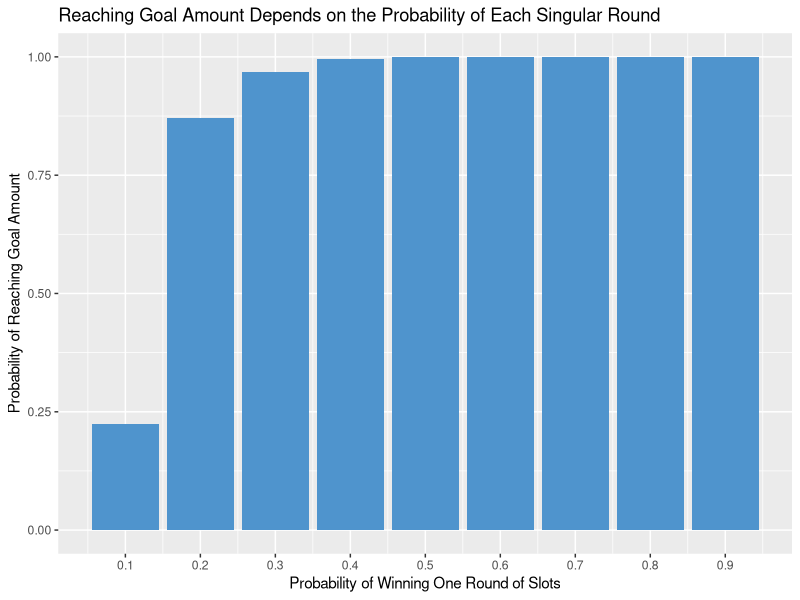
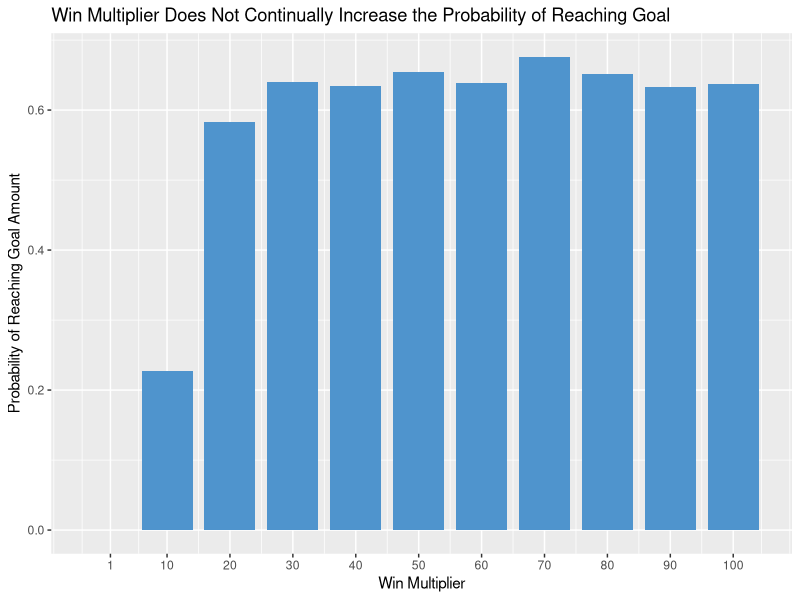
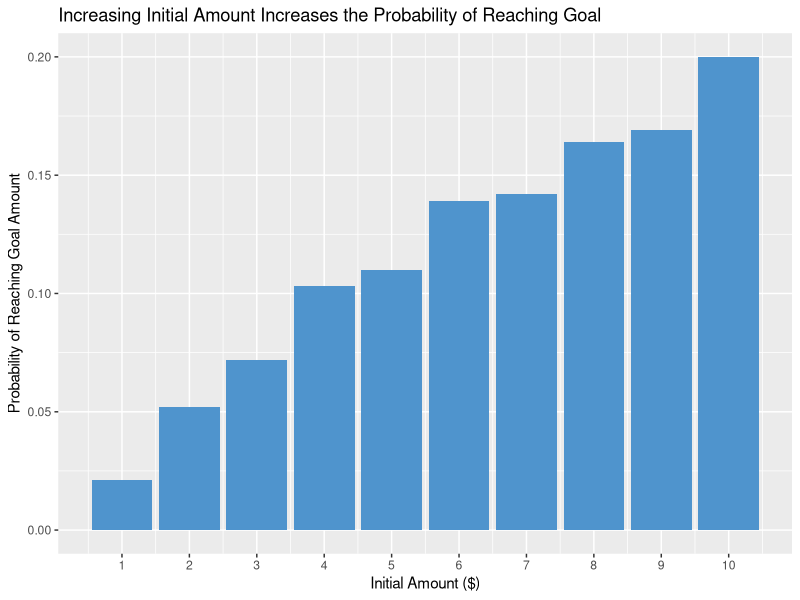

Here is the R script that generated these plots, in order:
## ---- chunk 1
library(purrr)
library(ggplot2)

gamble <- function(initial_amount, goal_amount, p_win, win_multiplier) {
  money <- initial_amount
  
  while(money > 0 & money < goal_amount) {
    money <- money + ifelse(runif(1) <= p_win, win_multiplier, -1)
  }
  
  # True means that the gambler met their goal amount. False means the gambler went bankrupt.
  return(outcome = ifelse(money <= 0, FALSE, TRUE))
}
## ---- chunk 2

gamble_simulation <- function(n_runs = 1000, initial_amount, goal_amount, p_win,
                              win_multiplier) {
  win_prob <- map_lgl(1:n_runs, ~gamble(initial_amount, goal_amount, p_win,
                                        win_multiplier)) |>
    mean()
  return(data.frame(goal_prob = win_prob))
}
## ---- chunk 3
changing_p_win <- function(n_runs = 1000, initial_amount = 10, goal_amount = 100, p_win,
                                win_multiplier = 10) {
  win_probs <- map_dbl(p_win_values, function(p_win) {
    outcome <- map_lgl(1:n_runs, ~gamble(initial_amount, goal_amount, p_win, win_multiplier))
    mean(outcome)
  })
  
  return(data.frame(p_win = p_win_values, goal_prob = win_probs))
}
## ---- chunk 4
p_win_values <- seq(0.1, 0.9, by = 0.1)

set.seed(47)
p_win_variance <- changing_p_win(p_win = p_win_values)

p_win_variance

ggplot(p_win_variance, aes(x = p_win, y = goal_prob)) +
  geom_col(fill = "steelblue3") +
  scale_x_continuous(breaks = seq(0.1, 0.9, by = 0.1)) +
  labs(
    x = "Probability of Winning One Round of Slots",
    y = "Probability of Reaching Goal Amount",
    title = "Reaching Goal Amount Depends on the Probability of Each Singular Round"
  )
## ---- chunk 5
set.seed(47)
gamble_simulation(initial_amount = 10, goal_amount = 100, p_win = 0.002, win_multiplier = 10)
## ---- chunk 6
changing_win_multiplier <- function(n_runs = 1000, initial_amount = 10, goal_amount = 100,
                                    p_win = 0.1, win_multiplier) {
  win_probs <- map_dbl(win_multipliers, function(win_multiplier) {
    outcome <- map_lgl(1:n_runs, ~gamble(initial_amount, goal_amount, p_win, win_multiplier))
    mean(outcome)
  })
  
  return(data.frame(win_multiplier = win_multipliers, goal_prob = win_probs))
}
## ---- chunk 7
win_multipliers <- c(1, seq(10, 100, 10))

set.seed(47)
win_multiplier_variance <- changing_win_multiplier(win_multiplier = win_multipliers)

win_multiplier_variance

ggplot(win_multiplier_variance, aes(x = win_multiplier, y = goal_prob)) +
  geom_col(fill = "steelblue3") +
  scale_x_continuous(breaks = c(1, seq(10, 100, 10))) +
  labs(
    x = "Win Multiplier",
    y = "Probability of Reaching Goal Amount",
    title = "Win Multiplier Does Not Continually Increase the Probability of Reaching Goal"
  )
## ---- chunk 8
changing_initial_amount <- function(n_runs = 1000, initial_amount, goal_amount = 100,
                                    p_win = 0.1, win_multiplier = 10) {
  win_probs <- map_dbl(initial_amounts, function(initial_amount) {
    outcome <- map_lgl(1:n_runs, ~gamble(initial_amount, goal_amount, p_win, win_multiplier))
    mean(outcome)
  })
  
  return(data.frame(initial_amount = initial_amounts, goal_prob = win_probs))
}
## ---- chunk 9
initial_amounts <- seq(1, 10, 1)

set.seed(47)
initial_amount_variance <- changing_initial_amount(initial_amount = initial_amounts)

initial_amount_variance

ggplot(initial_amount_variance, aes(x = initial_amount, y = goal_prob)) +
  geom_col(fill = "steelblue3") +
  scale_x_continuous(breaks = seq(1, 10, 1)) +
  labs(
    x = "Initial Amount ($)",
    y = "Probability of Reaching Goal Amount",
    title = "Increasing Initial Amount Increases the Probability of Reaching Goal"
  )

